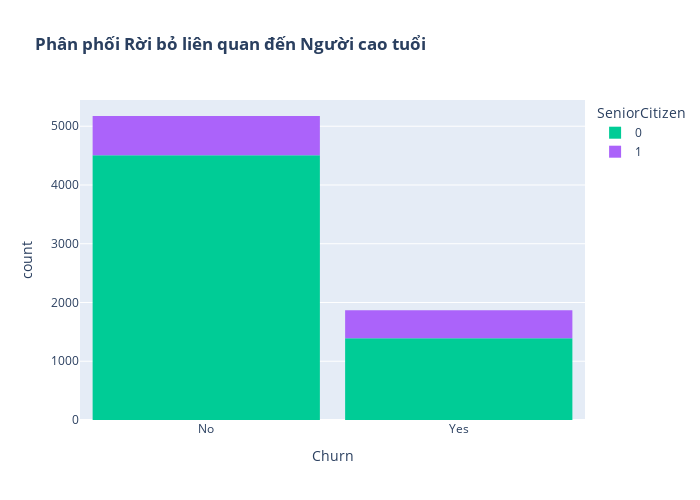

The notebook cell saved with this chart:
### Markdown cell above
## SeniorCitizen

### Code cell
color_map = {"Yes": '#00CC96', "No": '#B6E880'}
fig = px.histogram(df, x="Churn", color="SeniorCitizen", title="<b>Phân phối Rời bỏ liên quan đến Người cao tuổi</b>", color_discrete_map=color_map)
fig.update_layout(width=700, height=500, bargap=0.1)

### Figure 1 — Plotly figure (JSON) as saved in the notebook; plotly's stock layout.template omitted (floating-point values rounded to 4 significant figures; data arrays with more than 128 entries replaced by an {"elided": "..."} marker saying what was removed)
{"data": [{"alignmentgroup": "True", "bingroup": "x", "hovertemplate": "SeniorCitizen=0<br>Churn=%{x}<br>count=%{y}<extra></extra>", "legendgroup": "0", "marker": {"color": "#00cc96", "pattern": {"shape": ""}}, "name": "0", "offsetgroup": "0", "orientation": "v", "showlegend": true, "type": "histogram", "x": {"elided": "5901 str values"}, "xaxis": "x", "yaxis": "y"}, {"alignmentgroup": "True", "bingroup": "x", "hovertemplate": "SeniorCitizen=1<br>Churn=%{x}<br>count=%{y}<extra></extra>", "legendgroup": "1", "marker": {"color": "#ab63fa", "pattern": {"shape": ""}}, "name": "1", "offsetgroup": "1", "orientation": "v", "showlegend": true, "type": "histogram", "x": {"elided": "1142 str values"}, "xaxis": "x", "yaxis": "y"}], "layout": {"bargap": 0.1, "barmode": "relative", "height": 500, "legend": {"title": {"text": "SeniorCitizen"}, "tracegroupgap": 0}, "title": {"text": "<b>Phân phối Rời bỏ liên quan đến Người cao tuổi</b>"}, "width": 700, "xaxis": {"anchor": "y", "domain": [0, 1], "title": {"text": "Churn"}}, "yaxis": {"anchor": "x", "domain": [0, 1], "title": {"text": "count"}}}}
